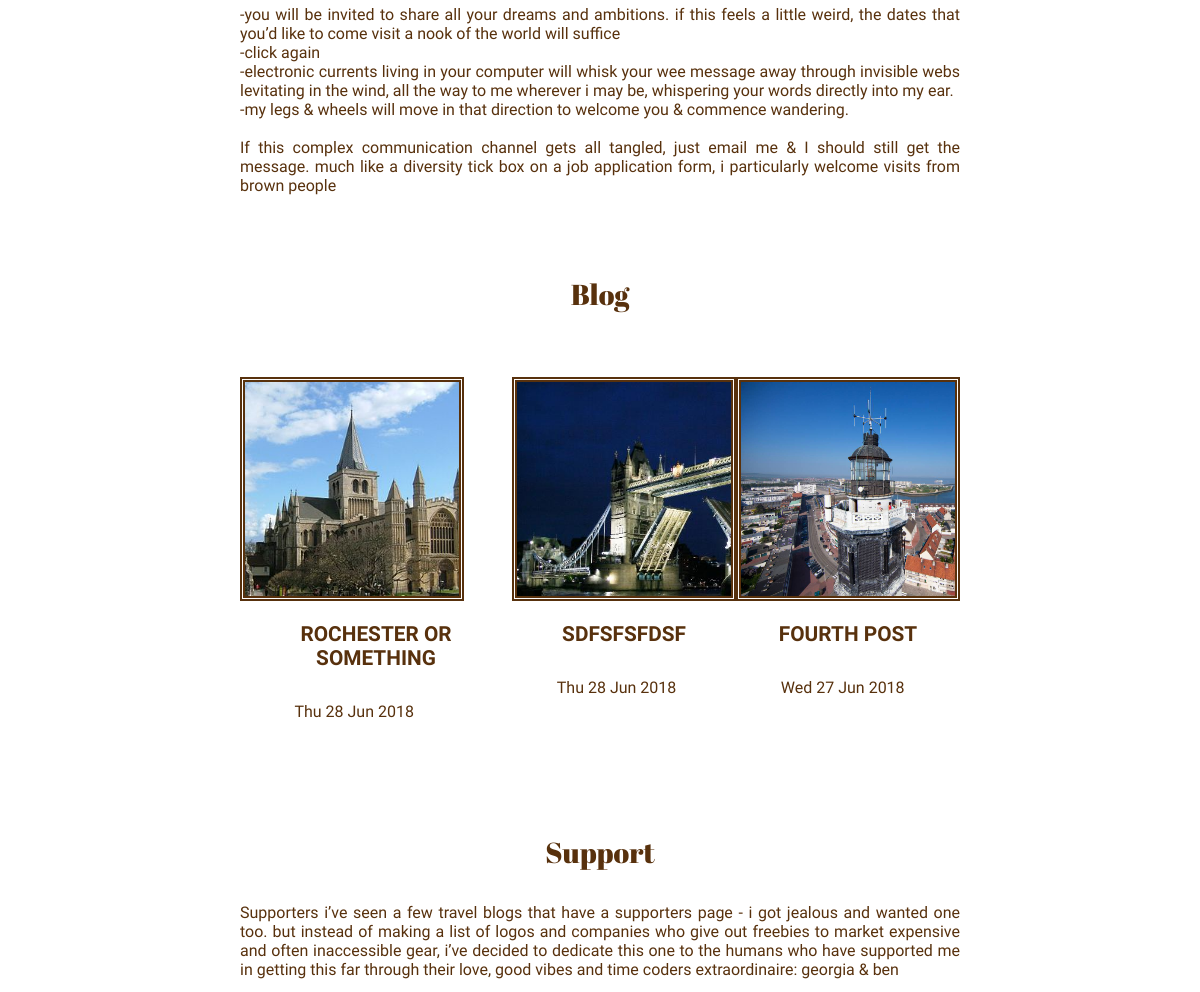
/tracking/ (middle part), run on an earlier commit of the app's database.
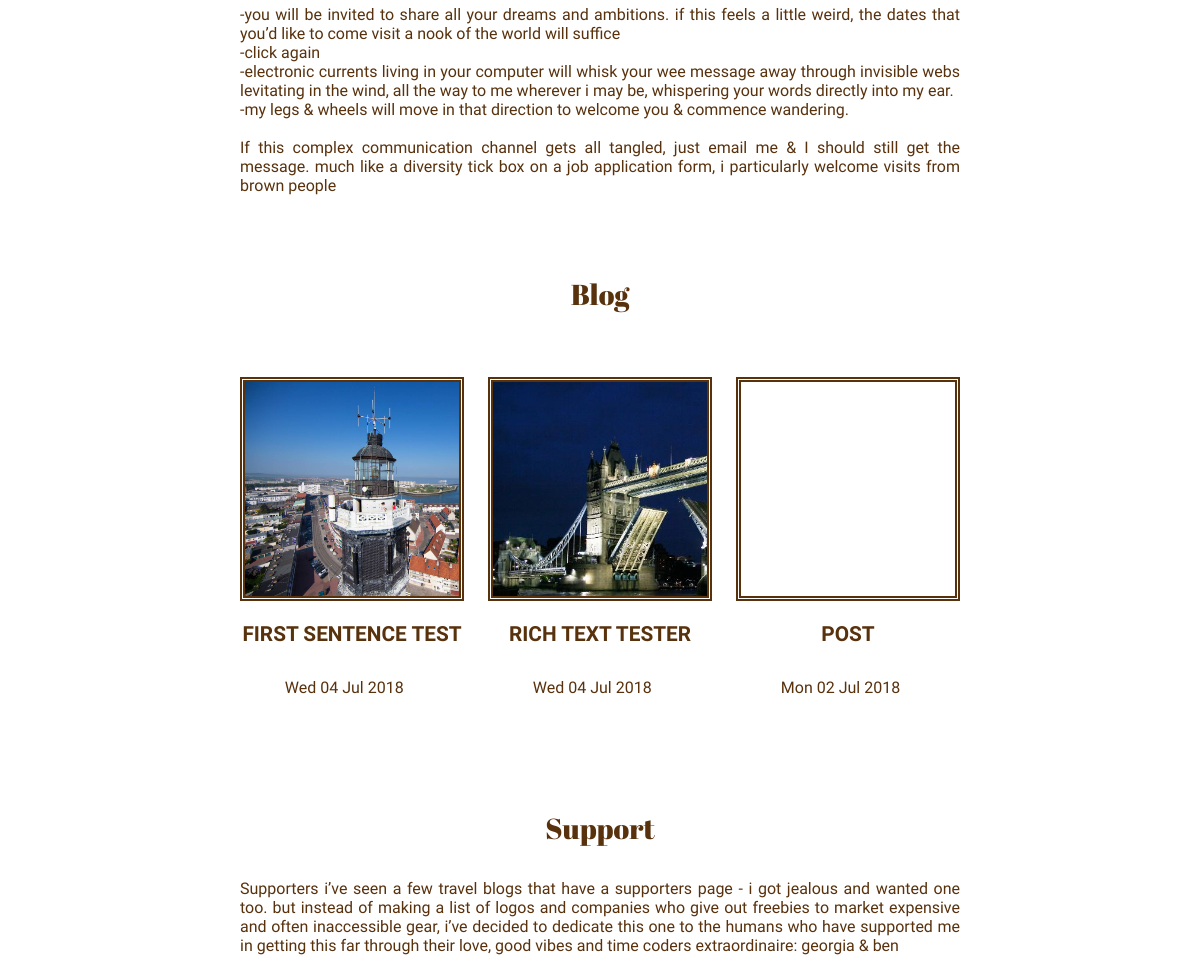
And on a later commit of the database.
### tracking/models.py (models this page shows, shortened)
class post(models.Model):
    image = models.ImageField()
    time = models.DateTimeField(auto_now=True)
    title = models.CharField(max_length=200)
    content = models.TextField(max_length=10000)
    show = models.BooleanField(default=True)
    place = models.ForeignKey(place,
                              related_name= "postPlace",
                              on_delete=models.CASCADE)

### tracking/views.py (the view)
# urls.py: url(r'^tracking/$',capped, name = "home"),
def capped(request):
    return index(request, 24)

### tracking/models.py (called while the page is built)
    def __str__(self):
        return str(self.name)

### tracking/templates/tracking/index.html (shortened to what this page needs)
{% load staticfiles %}
<!doctype html>
<html>
<head>
    <link href="https://cdn.quilljs.com/1.3.6/quill.snow.css" rel="stylesheet">
    <link rel="stylesheet" href='{% static "tracking/styles.css" %}'>
</head>
<body>
   <div class="content">
			<div class="section" id="visit">
				 <p>
remember the map up there (up arrow)?<br/><br/>
-have a little gander and get excited about lines &amp; squiggles that denote my route<br/>
-decide which bit catches your eye and click<br/>
-a little box will pop up<br/><br/>
-you will be invited to share all your dreams and ambitions. if this feels a little weird, the dates that       you’d like to come visit a nook of the world will suffice<br/>
-click again<br/>
-electronic currents living in your computer will whisk your wee message away through invisible webs levitating in the wind, all the way to me wherever i may be, whispering your words directly into my ear.<br/>
-my legs &amp; wheels will move in that direction to welcome you &amp; commence
wandering.<br/><br/>
If this complex communication channel gets all tangled, just email me &amp; I should still get the message. much like a diversity tick box on a job application form, i particularly welcome visits from brown people</p>
			</div>
			 <div class="section">
				<h2 class="sec-tit">Blog</h2>
                 <div class="tile-wrapper">
                     {% for post in 3posts %}
                     <a href="{% url 'blog' %}?pk={{ post.pk }}">
                     <div class="tile">
                         <div class="blog-img-wrapper">
                             {% if post.image %}
                             <img class="tile-img" src="{{ post.image.url }}">
                             {% endif %}
                         </div>
                        <h3 class="blog-title">{{ post.title }}</h3>
                         <p>{{ post.time|date:"D d M Y" }}</p>
                     </div>
                     </a>
                     {% endfor %}
			     </div>
            </div>
			<div class="section" id="support">
				<h2 class="sec-tit">Support</h2>
				 <p>Supporters
i’ve seen a few travel blogs that have a supporters page - i got jealous and
wanted one too. but instead of making a list of logos and companies who give
out freebies to market expensive and often inaccessible gear, i’ve decided to
dedicate this one to the humans who have supported me in getting this far
through their love, good vibes and time
coders extraordinaire: georgia &amp; ben <br/><br/>
like me. truly, thank you.<br/><br/>
services. may the squad spirit live on.<br/><br/>
later - some sisters are very special indeed.<br/><br/>
now. for getting me out of the crowd, and challenging me to be brave.<br/><br/>
reality that so many continue to face today.<br/><br/>
the love is real.<br/><br/>
and so hammering and sawing. looking forward to the launch. </p>
			</div>
	</div>
</body>
</html>

What changed in the data, as far as the page shows it:
no longer on this page (row edited): post: image (picture), title "ROCHESTER OR SOMETHING", time "Thu 28 Jun 2018"
no longer on this page (row unchanged): post: image (picture), title "SDFSFSFDSF", time "Thu 28 Jun 2018"
no longer on this page (row edited): post: image (picture), title "FOURTH POST", time "Wed 27 Jun 2018"
added post: image (picture), title "FIRST SENTENCE TEST", time "Wed 04 Jul 2018"
added post: image (picture), title "RICH TEXT TESTER", time "Wed 04 Jul 2018"
added post: title "POST", time "Mon 02 Jul 2018"
